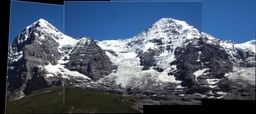
#> input picture code/test.jpg, 256 x 114 px, shrunk from 742 x 329 before the run
$ python -i seamCarving.py   (imports and definitions only)
#> lines starting #> are read from the running program, lines starting #| are printed output that depends on the picture
#> further down, picture is the input picture: shape (114, 256, 3); mean B, G, R 110.1, 90, 76.2
import cv2
import numpy as np
import time
import copy


def fill(im, iter=50, bound=None):
#> called with iter = 50
    def _max(L):
        x = 0
        for y in L:
            x = max(x, y)
        return x

    UP, DN, LT, RT = 0, 1, 2, 3
    H, W, D = im.shape
#> H = 114; W = 256; D = 3
    ST = time.time()
    cnt = 0
    while(True):
        edge = [detect(im[0, :, :]),
                detect(im[-1, :, :]),
                detect(im[:, 0, :]),
                detect(im[:, -1, :])]
        if len(edge[UP]) + len(edge[DN]) + len(edge[LT]) + len(edge[RT]) == 0 or cnt >= iter:
            break
        candidates = [_max([end - beg for beg, end in edge[i]])
                      for i in [UP, DN, LT, RT]]
        win = np.argmax(candidates)
        if win == UP:
            im = fill_up(im, 0, W, bound)
        elif win == DN:
            im = fill_down(im, 0, W, bound)
        elif win == LT:
            im = fill_left(im, 0, H, bound)
        elif win == RT:
            im = fill_right(im, 0, H, bound)
        cnt += 1
        if cnt % 10 == 0:
            print('filling step:', cnt)
#> this loop made 28 passes
#> (candidates, win) on passes 1 to 12: ([35, 117, 51, 14], 1), ([35, 116, 51, 13], 1), ([35, 116, 51, 12], 1), ([35, 116, 51, 11], 1), ([35, 116, 51, 10], 1), ([35, 116, 51, 9], 1), ([35, 116, 51, 8], 1), ([35, 116, 51, 7], 1), ([35, 55, 51, 6], 1), ([35, 57, 51, 5], 1), ([35, 58, 51, 0], 1), ([35, 58, 51, 0], 1)
#> (edge, candidates, win) on passes 26 to 27: ([[[49, 54], [57, 63]], [[204, 215], [216, 221]], [], []], [6, 11, 0, 0], 1), ([[[49, 54], [57, 63]], [], [], []], [6, 0, 0, 0], 0)
#> pass 1, in energy, `blur = cv2.GaussianBlur(I, (3, 3), 0)`:
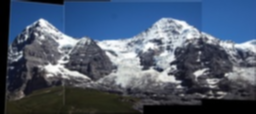
#> blur: shape (114, 256, 3); mean of channels 0, 1, 2 110.2, 90.2, 76.4; drawn as B, G, R
#> pass 1, in energy_with_penalty, `E = energy(I)`:
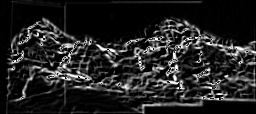
#> E: shape (114, 256) float64; min 0, max 765, mean 105.1; drawn with min black and max white
#> pass 1, in fill_down, `s, m = optimalSeam(np.transpose(energy_with_penalty(_im)))`:
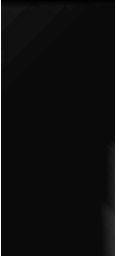
#> m: shape (256, 116) float64; min 0, max 1e+12, mean 6.14e+10; drawn with min black and max white
#> after the loop:
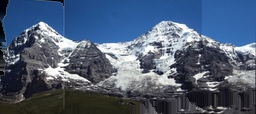
#> im: shape (114, 256, 3); mean B, G, R 117.3, 94.4, 78.8
#> after the loop, cnt = 27
    print('Filling takes %f(sec)' % (time.time() - ST))
    return im


def fill_up(im, beg, end, bound=None):
    im = copy.deepcopy(im)
    if bound:
        up_bound = bound[0]
        low_bound = bound[1]
    else:
        up_bound = 0
        low_bound = im.shape[0]
    _im = im[up_bound:low_bound, beg:end, :]
    s, m = optimalSeam(np.transpose(energy_with_penalty(_im)))
    _im = seamFilling(_im, s, is_vertical=False)
    if bound:
        # shift up 1 pixel
        im[:up_bound-1, :, :] = im[1:up_bound, :, :]
        im[up_bound-1:low_bound, beg:end, :] = _im
    else:
        im[:, beg:end, :] = _im[1:, :, :]
    return im


def fill_down(im, beg, end, bound=None):
    im = copy.deepcopy(im)
    if bound:
        up_bound = bound[0]
        low_bound = bound[1]
    else:
        up_bound = 0
        low_bound = im.shape[0]
    _im = im[up_bound:low_bound, beg:end, :]
    s, m = optimalSeam(np.transpose(energy_with_penalty(_im)))
    _im = seamFilling(_im, s, is_vertical=False)
    if bound:
        # shift down 1 pixel
        im[low_bound+1:, :, :] = im[low_bound:-1, :, :]
        im[up_bound:low_bound+1, beg:end, :] = _im
    else:
        im[:, beg:end, :] = _im[:-1, :, :]
    return im


def fill_left(im, beg, end, bound=None):
    im = copy.deepcopy(im)
    if bound:
        left_bound = bound[2]
        right_bound = bound[3]
    else:
        left_bound = 0
        right_bound = im.shape[1]
    _im = im[beg:end, left_bound:right_bound, :]
    s, m = optimalSeam(energy_with_penalty(_im))
    _im = seamFilling(_im, s, is_vertical=True)
    if bound:
        im[:, :left_bound-1, :] = im[:, 1:left_bound, :]
        im[beg:end, left_bound-1:right_bound, :] = _im
    else:
        im[beg:end, :, :] = _im[:, 1:, :]
    return im


# [18 lines left out: function fill_right, not called in this run]


def detect(edge, T=5, min_len=5):
    """ Return the black edge index
    [Args]
        edge: An arrary of edge
        T: Threshold
        min_len: black edges' length >= min_length will be detected
    """
    result = list()
    x0 = np.where(edge[:, 0] <= T, True, False)
    x1 = np.where(edge[:, 1] <= T, True, False)
    x2 = np.where(edge[:, 2] <= T, True, False)
    x = np.logical_and(x0, np.logical_and(x1, x2))
    cnt = 0
    for i in range(len(x)):
        if x[i]:
            cnt += 1
        elif cnt >= min_len:
            result.append([i - cnt, i])
            cnt = 0
    if cnt >= min_len:
        result.append([len(x) - cnt, len(x)])
    return result


# [39 lines left out: function preprocess, not called in this run]


def energy(I):
    """ Calculate energy
    """
    def energy_grey(grey):
        # dx = np.array([[1, 0, -1],
        #                [2, 0, -2],
        #                [1, 0, -1]])
        dx = np.array([[1, 0, -1],
                       [1, 0, -1],
                       [1, 0, -1]])
        dy = np.transpose(dx)
        return np.abs(cv2.filter2D(grey, -1, dx)) + \
            np.abs(cv2.filter2D(grey, -1, dy))
    blur = cv2.GaussianBlur(I, (3, 3), 0)
    # I = I - 0.01*blur
    I = blur
    num_channel = 3
    E = np.zeros(I.shape[:-1])
    for x in [I[:, :, c] for c in range(num_channel)]:
        E += energy_grey(x)
    return E


def energy_with_penalty(I, penalty=1e10):
    """ Calculate energy with penalty to black pixels
    """
    E = energy(I)
    height, width = E.shape
    for h in range(height):
        for beg, end in detect(I[h, :, :]):
            E[h, beg:end] = np.full(end - beg, penalty)
    for w in range(width):
        for beg, end in detect(I[:, w, :]):
            E[beg:end, w] = np.full(end - beg, penalty)
    return E


def optimalSeam(E):
    """ Get optimal seam """
    UL = 0  # upper left
    UP = 1  # up
    UR = 2  # upper right
    M = np.zeros(E.shape)
    M = np.pad(M, ((0, 0), (1, 1)), mode='constant',
               constant_values=1e12)
    D = np.zeros(M.shape)
    # assign 1st row
    M[0, 1:-1] = E[0, :]
    for h in range(1, M.shape[0]):
        for w in range(1, M.shape[1] - 1):
            # pool = [UL, UP, UR]
            pool = [M[h - 1, w - 1], M[h - 1, w], M[h - 1, w + 1]]
            min_idx = np.argmin(pool)
            M[h, w] = E[h, w - 1] + pool[min_idx]
            D[h, w] = min_idx

    # min of last row
    curr = M.shape[0] - 1
    min_idx = np.argmin(M[curr, 1:-1]) + 1
    # minus 1 due to padding earlier
    seam = [[curr, min_idx - 1]]
    while curr != 0:
        direction = D[curr, min_idx]
        if direction == UL:
            offset = -1
        elif direction == UP:
            offset = 0
        elif direction == UR:
            offset = 1
        else:
            print('Error occurs when computing optimal seam.')
        curr -= 1
        min_idx += offset
        # minus 1 due to padding earlier
        seam.append([curr, min_idx - 1])
    return seam[::-1], M


def seamFilling(im, seam, is_vertical=True):
    h, w, d = im.shape
    if is_vertical:
        _im = np.zeros([h, w + 1, d])
        for i in range(h):
            _im[i, :seam[i][1], :] = im[i, :seam[i][1], :]
            _im[i, seam[i][1], :] = im[i, seam[i][1], :]
            _im[i, seam[i][1] + 1:, :] = im[i, seam[i][1]:, :]
    else:
        _im = np.zeros([h + 1, w, d])
        for j in range(w):
            _im[:seam[j][1], j, :] = im[:seam[j][1], j, :]
            _im[seam[j][1], j, :] = im[seam[j][1], j, :]
            _im[seam[j][1] + 1:, j, :] = im[seam[j][1]:, j, :]
    return _im

>>> import cv2
>>> picture = cv2.imread('test.jpg')
>>> result = fill(picture)

$ run again, on code/stitched.jpg
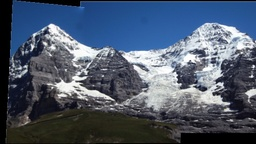
#> input picture code/stitched.jpg, 256 x 144 px, shrunk from 583 x 328 before the run
#> picture is the input picture: shape (144, 256, 3); mean B, G, R 107.8, 89.3, 77
#> the loop in fill, `while(True):` made 28 passes
#> (candidates, win) on passes 1 to 8: ([35, 78, 144, 11], 2), ([35, 77, 144, 11], 2), ([35, 80, 144, 11], 2), ([35, 80, 144, 11], 2), ([35, 78, 106, 11], 2), ([35, 78, 102, 11], 2), ([35, 78, 111, 11], 2), ([39, 78, 58, 11], 1)
#> pass 1, in fill_left, `s, m = optimalSeam(energy_with_penalty(_im))`:
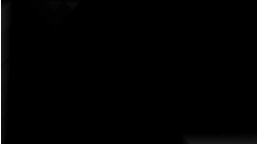
#> m: shape (144, 258) float64; min 0, max 1e+12, mean 1.06e+10; drawn with min black and max white
#> after the loop in fill, `while(True):`:
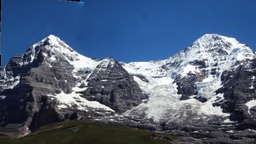
#> im: shape (144, 256, 3); mean B, G, R 122.1, 96.4, 79.3
#> after the loop in fill, `while(True):`: cnt = 27
